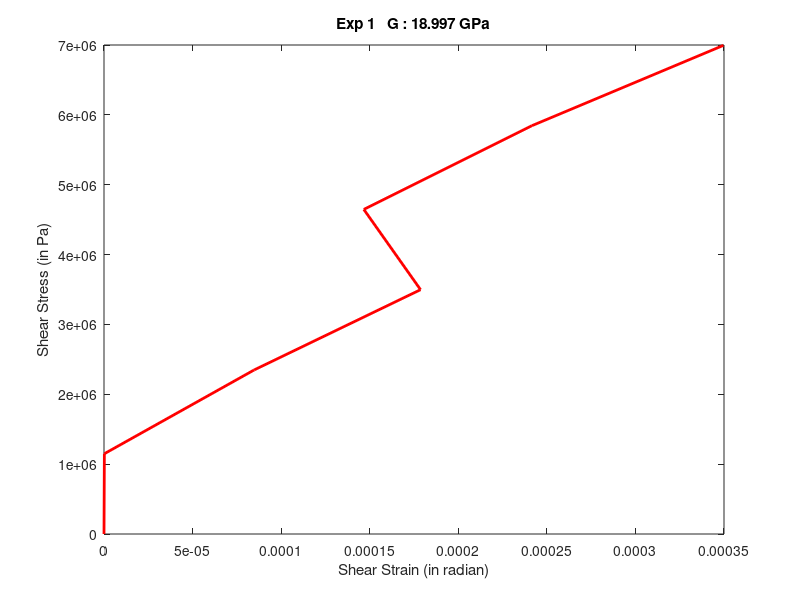
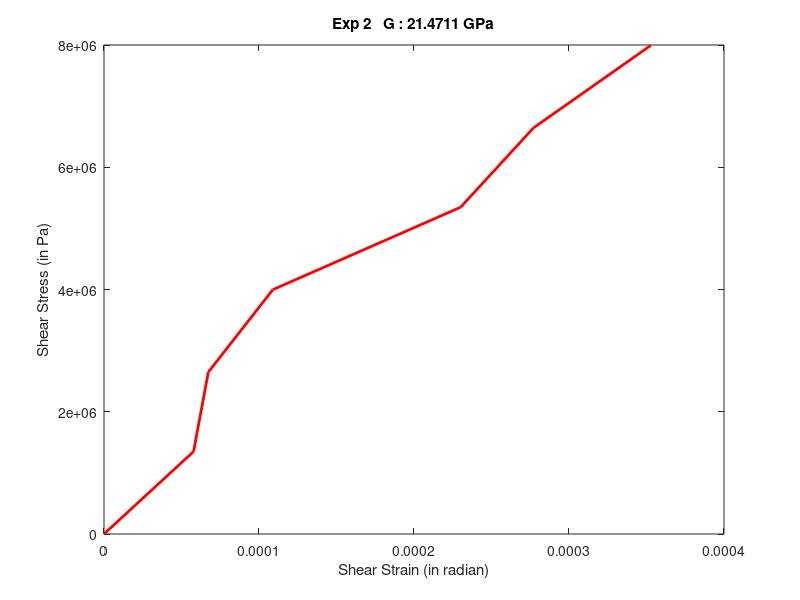
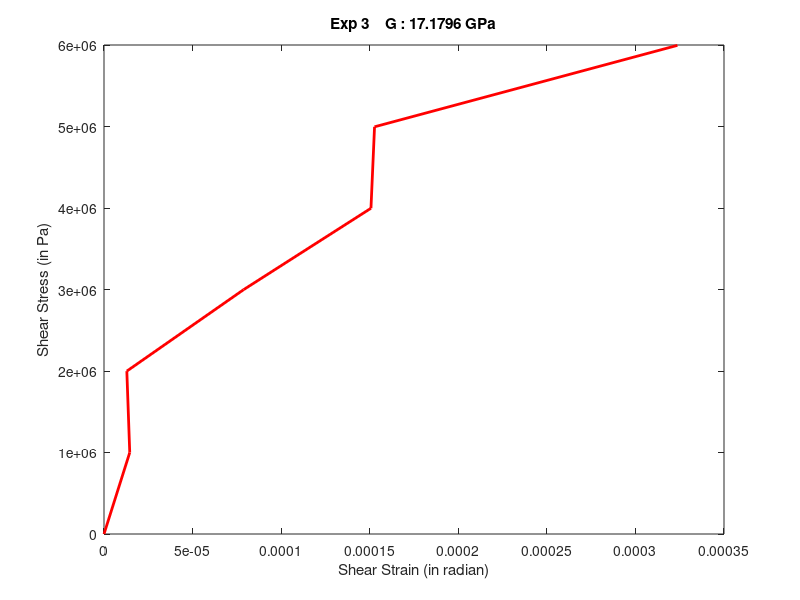
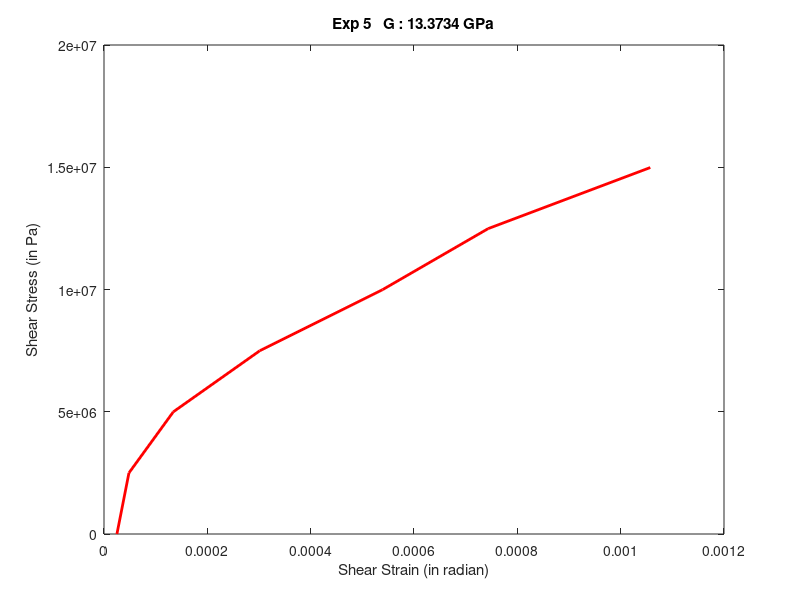

Write the MATLAB code that produced these figures, in order.
%Global variables
d=0.01;     %Diameter of rod in meters
d1=0.1;     %Length of lever in meters
L=1;        %Length of Rod in meters
g=9.81;     %Value of g in m/s^2
load('P8_TorsionTest.mat');






%Group 1

for i=1:20  %iterating through cycles


%Takes values of load from m_exp1 variable of P8_TorsionTest.mat
loads = m_exp1(:,1:7);

%Takes values of theta from column i of theta_0exp1 variable of P8...mat 
theta =(theta_0exp1(1:7,i)+flip(theta_0exp1(7:13,i)))/2;    %change cycle number here for data

%plot(loads,theta); %Plots original y_vs_x Data
theta=theta'; %to make y and x of same dimensions since theta was columnar

J=pi*(d^4)/32;   %Polar Second Moment of Inertia
T=loads*(g*d1);    %Torque applied on the rod
y=(T*(d/2))/J;      %Shear Stress in Pa

x=(theta*(d/2))/L;     %Shear Strain 

coefficients=polyfit(x,y,1);  %finds coeff of best fit line for Data
xFit = linspace(min(x),max(x),1000);
yFit = polyval(coefficients,xFit);
G_in_Pa=coefficients(1);  %slope of the best fit line gives Shear Modulus

%to see full value of slope, use command 'format long'

%str=sprintf('%f Pascals',G_in_Pa);
%str ='28875391321.054501 Pascals'

%str=sprintf('%g Pascals',G_in_Pa);
%str ='2.88754e+10 Pascals'

G_in_GPa=G_in_Pa/1e9;
Exp1(i)=G_in_GPa;
 

%disp(sprintf('Slop of best fit line theta(radian) vs mass(kg) : %g',slope));

%str=sprintf('%g GPa',G_in_GPa)
%str = '2.88754 GPa'


%%% PLOTTING GRAPH
plot(x,y,'r-','LineWidth',2)
xlabel('Shear Strain (in radian)');
ylabel('Shear Stress (in Pa)');
variable = sprintf('Exp 1   G : %g GPa',G_in_GPa);
title(variable);
end

%save('Exp_1_G_Results.mat','Exp1');     %To save individual variables



figure;






%GROUP 2


for i=1:20  %iterates through cycles

%Takes values of load from m_exp1 variable of P8_TorsionTest.mat
loads = m_exp2(:,1:7);

%Takes values of theta from column i of theta_0exp1 variable of P8...mat 
theta =(theta_0exp2(1:7,i)+flip(theta_0exp2(7:13,i)))/2;    %change cycle number here for data

%plot(loads,theta); %Plots original y_vs_x Data
theta=theta'; %to make y and x of same dimensions since theta was columnar

J=pi*(d^4)/32;   %Polar Second Moment of Inertia
T=loads*(g*d1);    %Torque applied on the rod
y=(T*(d/2))/J;      %Shear Stress in Pa

x=(theta*(d/2))/L;     %Shear Strain 

coefficients=polyfit(x,y,1);  %finds coeff of best fit line for Data
xFit = linspace(min(x),max(x),1000);
yFit = polyval(coefficients,xFit);
G_in_Pa=coefficients(1);  %slope of the best fit line gives Shear Modulus

%to see full value of slope, use command 'format long'

%str=sprintf('%f Pascals',G_in_Pa);
%str ='28875391321.054501 Pascals'

%str=sprintf('%g Pascals',G_in_Pa);
%str ='2.88754e+10 Pascals'

G_in_GPa=G_in_Pa/1e9;
Exp2(i)=G_in_GPa;
 

%disp(sprintf('Slop of best fit line theta(radian) vs mass(kg) : %g',slope));

%str=sprintf('%g GPa',G_in_GPa)
%str = '2.88754 GPa'


%%% PLOTTING GRAPH
plot(x,y,'r-','LineWidth',2)
xlabel('Shear Strain (in radian)');
ylabel('Shear Stress (in Pa)');
variable = sprintf('Exp 2   G : %g GPa',G_in_GPa);
title(variable);
end

%save('Exp_2_G_Results.mat','Exp2');     %To save individual variables





figure;









%GROUP 3


for i=1:20  %iterates through cycles

%Takes values of load from m_exp1 variable of P8_TorsionTest.mat
loads = m_exp3(:,1:7);

%Takes values of theta from column i of theta_0exp1 variable of P8...mat 
theta =(theta_0exp3(1:7,i)+flip(theta_0exp3(7:13,i)))/2;    %change cycle number here for data

%plot(loads,theta); %Plots original y_vs_x Data
theta=theta'; %to make y and x of same dimensions since theta was columnar

J=pi*(d^4)/32;   %Polar Second Moment of Inertia
T=loads*(g*d1);    %Torque applied on the rod
y=(T*(d/2))/J;      %Shear Stress in Pa

x=(theta*(d/2))/L;     %Shear Strain 

coefficients=polyfit(x,y,1);  %finds coeff of best fit line for Data
xFit = linspace(min(x),max(x),1000);
yFit = polyval(coefficients,xFit);
G_in_Pa=coefficients(1);  %slope of the best fit line gives Shear Modulus

%to see full value of slope, use command 'format long'

%str=sprintf('%f Pascals',G_in_Pa);
%str ='28875391321.054501 Pascals'

%str=sprintf('%g Pascals',G_in_Pa);
%str ='2.88754e+10 Pascals'

G_in_GPa=G_in_Pa/1e9;
Exp3(i)=G_in_GPa;
 

%disp(sprintf('Slop of best fit line theta(radian) vs mass(kg) : %g',slope));

%str=sprintf('%g GPa',G_in_GPa)
%str = '2.88754 GPa'


%%% PLOTTING GRAPH
plot(x,y,'r-','LineWidth',2)
xlabel('Shear Strain (in radian)');
ylabel('Shear Stress (in Pa)');
variable = sprintf('Exp 3    G : %g GPa',G_in_GPa);
title(variable);
end

%save('Exp_3_G_Results.mat','Exp3');     %To save individual variables





figure;







%GROUP 4


for i=1:20  %Parsing through cycles

%Takes values of load from m_exp1 variable of P8_TorsionTest.mat
loads = m_exp4(:,1:7);

%Takes values of theta from column i of theta_0exp1 variable of P8...mat 
theta =(theta_0exp4(1:7,i)+flip(theta_0exp4(7:13,i)))/2;    %change cycle number here for data

%plot(loads,theta); %Plots original y_vs_x Data
theta=theta'; %to make y and x of same dimensions since theta was columnar

J=pi*(d^4)/32;   %Polar Second Moment of Inertia
T=loads*(g*d1);    %Torque applied on the rod
y=(T*(d/2))/J;      %Shear Stress in Pa

x=(theta*(d/2))/L;     %Shear Strain 

coefficients=polyfit(x,y,1);  %finds coeff of best fit line for Data
xFit = linspace(min(x),max(x),1000);
yFit = polyval(coefficients,xFit);
G_in_Pa=coefficients(1);  %slope of the best fit line gives Shear Modulus

%to see full value of slope, use command 'format long'

%str=sprintf('%f Pascals',G_in_Pa);
%str ='28875391321.054501 Pascals'

%str=sprintf('%g Pascals',G_in_Pa);
%str ='2.88754e+10 Pascals'

G_in_GPa=G_in_Pa/1e9;
Exp4(i)=G_in_GPa;
 

%disp(sprintf('Slop of best fit line theta(radian) vs mass(kg) : %g',slope));

%str=sprintf('%g GPa',G_in_GPa)
%str = '2.88754 GPa'


%%% PLOTTING GRAPH
plot(x,y,'r-','LineWidth',2)
xlabel('Shear Strain (in radian)');
ylabel('Shear Stress (in Pa)');
variable = sprintf('Exp 4    G : %g GPa',G_in_GPa);
title(variable);
end

%save('Exp_4_G_Results.mat','Exp4');     %To save individual variables
















%GROUP 5


for i=1:20  %Parsing through cycles

%Takes values of load from m_exp1 variable of P8_TorsionTest.mat
loads = m_exp5(:,1:7);

%Takes values of theta from column i of theta_0exp1 variable of P8...mat 
theta =(theta_0exp5(1:7,i)+flip(theta_0exp5(7:13,i)))/2;    %change cycle number here for data

%plot(loads,theta); %Plots original y_vs_x Data
theta=theta'; %to make y and x of same dimensions since theta was columnar

J=pi*(d^4)/32;   %Polar Second Moment of Inertia
T=loads*(g*d1);    %Torque applied on the rod
y=(T*(d/2))/J;      %Shear Stress in Pa

x=(theta*(d/2))/L;     %Shear Strain 

coefficients=polyfit(x,y,1);  %finds coeff of best fit line for Data
xFit = linspace(min(x),max(x),1000);
yFit = polyval(coefficients,xFit);
G_in_Pa=coefficients(1);  %slope of the best fit line gives Shear Modulus

%to see full value of slope, use command 'format long'

%str=sprintf('%f Pascals',G_in_Pa);
%str ='28875391321.054501 Pascals'

%str=sprintf('%g Pascals',G_in_Pa);
%str ='2.88754e+10 Pascals'

G_in_GPa=G_in_Pa/1e9;
Exp5(i)=G_in_GPa;
 

%disp(sprintf('Slop of best fit line theta(radian) vs mass(kg) : %g',slope));

%str=sprintf('%g GPa',G_in_GPa)
%str = '2.88754 GPa'


%%% PLOTTING GRAPH
plot(x,y,'r-','LineWidth',2)
xlabel('Shear Strain (in radian)');
ylabel('Shear Stress (in Pa)');
variable = sprintf('Exp 5   G : %g GPa',G_in_GPa);
title(variable);
end

%save('Exp_5_G_Results.mat','Exp5');    %To save individual variables


save('Exp_G_Results.mat','Exp1','Exp2','Exp3','Exp4','Exp5');   %To save all as 1 variable


clear 



